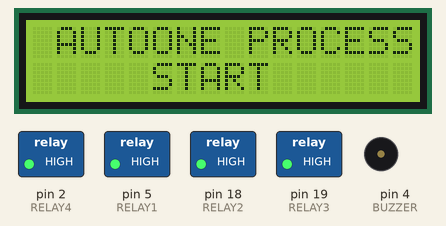
This sketch was run on a simulated Arduino Uno, built with avr-gcc and run on an emulated ATmega328P. Parts: 16×2 character LCD, switched loads named in the sketch (green lamp = pin HIGH), buzzer (waves = sounding, pin HIGH).

Above: at 0.4 s.
At 5.7 s:
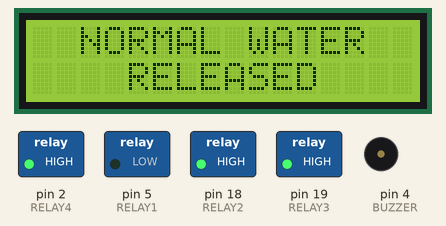
At 16.7 s:
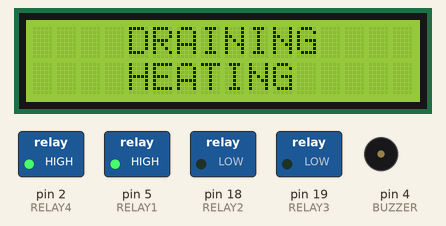
At 24.7 s:
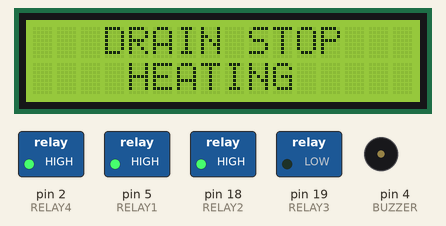
At 26.7 s:
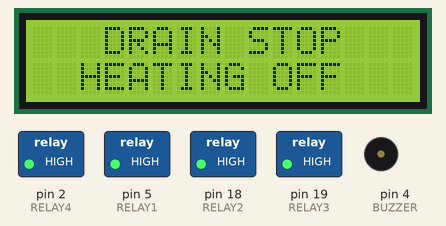
At 37.7 s:
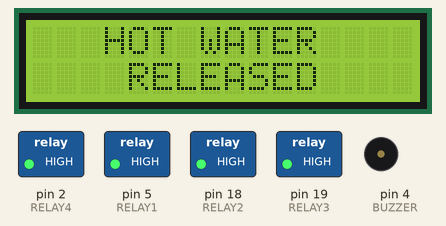
Timing chart, 0 to 39.2 s (numbered marks = the images above):
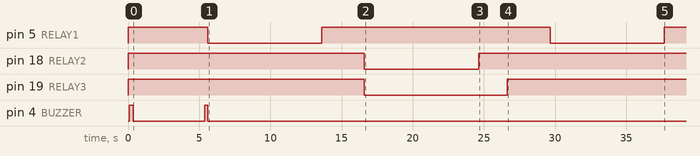

The sketch:

autoclean_v4.ino
```cpp
#include <Wire.h>
#include <LiquidCrystal_PCF8574.h>

// Relay pin definitions
#define RELAY1 5   // Channel 1 - Inlet Solenoid Valve
#define RELAY2 18  // Channel 2 - Drain Solenoid Valve
#define RELAY3 19  // Channel 3 - Heating Element
#define RELAY4 2  // Channel 4 - Final Process

#define BUZZER 4   // Buzzer pin

// Initialize LCD
LiquidCrystal_PCF8574 lcd(0x27);

// Function to beep the buzzer
void beep(int duration = 200) {
  digitalWrite(BUZZER, HIGH);
  delay(duration);
  digitalWrite(BUZZER, LOW);
}

void setup() {
  // Initialize Relays
  pinMode(RELAY1, OUTPUT);
  pinMode(RELAY2, OUTPUT);
  pinMode(RELAY3, OUTPUT);
  pinMode(RELAY4, OUTPUT);

  // Initialize Buzzer
  pinMode(BUZZER, OUTPUT);
  digitalWrite(BUZZER, LOW);

  digitalWrite(RELAY1, HIGH);
  digitalWrite(RELAY2, HIGH);
  digitalWrite(RELAY3, HIGH);
  digitalWrite(RELAY4, HIGH);

  // Initialize LCD
  Wire.begin();
  lcd.begin(16, 2);
  lcd.setBacklight(255);
  lcd.setCursor(1, 0);
  lcd.print("AUTOONE PROCESS");
  lcd.setCursor(5,1);
  lcd.print("START");
  beep(300);
  delay(5000);
  lcd.clear();
}

void loop() {
  // --- STEP 1: Inlet Solenoid ON ---
  beep();
  digitalWrite(RELAY1, LOW);
  lcd.setCursor(2, 0);
  lcd.print("NORMAL WATER");
  lcd.setCursor(4, 1);
  lcd.print("RELEASED");
  delay(8000);
  digitalWrite(RELAY1, HIGH);
  delay(3000);
  lcd.clear();

  // --- STEP 2: Drain + Heating ON ---
  digitalWrite(RELAY2, LOW);
  digitalWrite(RELAY3, LOW);
  lcd.setCursor(4, 0);
  lcd.print("DRAINING");
  lcd.setCursor(4, 1);
  lcd.print("HEATING");
  delay(8000);
  digitalWrite(RELAY2, HIGH);
  lcd.setCursor(3, 0);
  lcd.print("DRAIN STOP");
  delay(2000);
  digitalWrite(RELAY3, HIGH);
  lcd.setCursor(2, 1);
  lcd.print("HEATING OFF");
   // abc
  delay(3000);
  lcd.clear();

  // --- STEP 3: Inlet again ---
  digitalWrite(RELAY1, LOW);
  lcd.setCursor(3, 0);
  lcd.print("HOT WATER");
  lcd.setCursor(4, 1);
  lcd.print("RELEASED");
  delay(8000);
  digitalWrite(RELAY1, HIGH);
  delay(3000);
  lcd.clear();

  // --- STEP 4: Drain ---
  digitalWrite(RELAY2, LOW);
  lcd.setCursor(4, 0);
  lcd.print("DRAINING");
  lcd.setCursor(0, 1);
  delay(8000);
  digitalWrite(RELAY2, HIGH);
  delay(2000);
  lcd.clear();

  // --- STEP 5: Final Process ---
  digitalWrite(RELAY4, LOW);
  lcd.setCursor(4, 0);
  lcd.print("SOLUTION");
  lcd.setCursor(4, 1);
  lcd.print("RELEASED");
  delay(8000);
  digitalWrite(RELAY4, HIGH);
  delay(2000);
  lcd.clear();

 // --- STEP 4: Drain ---
  digitalWrite(RELAY2, LOW);
  lcd.setCursor(4, 0);
  lcd.print("DRAINING");
  lcd.setCursor(0, 1);
  delay(8000);
  digitalWrite(RELAY2, HIGH);
  delay(2000);
  lcd.clear();

  // Final beep and stop
  lcd.setCursor(2, 0);
  lcd.print("PROCESS DONE");
  beep(500);
  delay(2000);
  lcd.clear();
}
```

Measured:
- by itself, pin 5 (RELAY1): alternates HIGH for 16.0 s and LOW for 8.0 s
- by itself, pin 18 (RELAY2): HIGH → LOW at 16.6 s, → HIGH 8.0 s later
- by itself, pin 19 (RELAY3): HIGH → LOW at 16.6 s, → HIGH 10.0 s later
- by itself, pin 4 (BUZZER): HIGH → LOW at 0.38 s, → HIGH 5.0 s later, → LOW 0.20 s later
- what the display in image 1 shows lasts 11.0 s, from 5.6 s to 16.6 s
- what the display in image 2 shows lasts 8.0 s, from 16.6 s to 24.6 s
- what the display in image 3 shows lasts 2.0 s, from 24.6 s to 26.6 s
